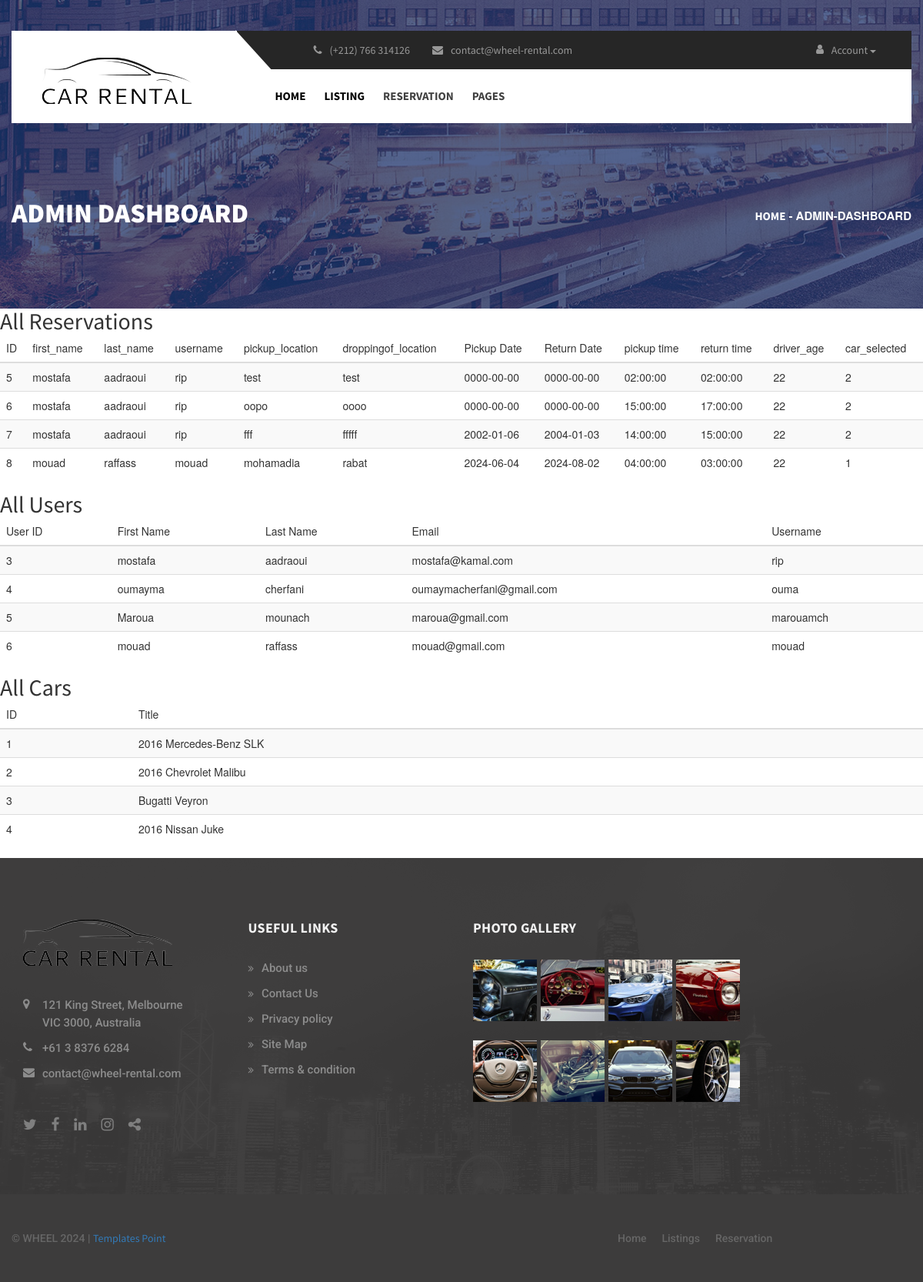
The app's page /admin.php with its own data.
### tables this page shows
CREATE TABLE `reservations` (
  `id` int(11) NOT NULL,
  `first_name` varchar(255) NOT NULL,
  `last_name` varchar(255) NOT NULL,
  `username` varchar(255) NOT NULL,
  `dropping_off_location` varchar(255) NOT NULL,
  `picking_up_location` varchar(255) NOT NULL,
  `pickup_date` date NOT NULL,
  `pickup_time` time NOT NULL,
  `return_date` date NOT NULL,
  `return_time` time NOT NULL,
  `driver_age` int(11) NOT NULL,
  `car_selected` int(11) NOT NULL
);

CREATE TABLE `users` (
  `id` int(11) NOT NULL,
  `first_name` varchar(255) NOT NULL,
  `last_name` varchar(255) NOT NULL,
  `email` varchar(255) NOT NULL,
  `username` varchar(255) NOT NULL,
  `password` varchar(255) NOT NULL
);

CREATE TABLE `cars` (
  `id` int(11) NOT NULL,
  `title` varchar(255) DEFAULT NULL,
  `price` decimal(10,2) DEFAULT NULL,
  `image1` varchar(255) DEFAULT NULL,
  `image2` varchar(255) DEFAULT NULL,
  `storage` int(11) DEFAULT NULL,
  `seats` int(11) DEFAULT NULL,
  `bags` int(11) DEFAULT NULL,
  `mpg` int(11) DEFAULT NULL,
  `airbags` tinyint(1) DEFAULT NULL,
  `transmission` enum('manual','auto') DEFAULT NULL,
  `ac` tinyint(1) DEFAULT NULL,
  `description` text DEFAULT NULL,
  `baby_seat` int(11) DEFAULT 0,
  `doors` int(11) DEFAULT 2,
  `power_steering` tinyint(1) DEFAULT 0,
  `central_locking` tinyint(1) DEFAULT 0,
  `co2_emission` float DEFAULT 0,
  `stereo_radio` varchar(255) DEFAULT '',
  `abs_brakes` tinyint(1) DEFAULT 0,
  `mileage_per_tank` float DEFAULT 0,
  `image3` varchar(255) DEFAULT NULL
);

### admin.php (the view, shortened to what this page needs)
<!DOCTYPE html>
<html lang="en">
<head>
        <link rel="stylesheet" type="text/css" href="assets/css/css_reset.css">
        <link rel="stylesheet" type="text/css" href="assets/css/bootstrap.min.css">
        <link rel="stylesheet" type="text/css" href="assets/css/jquery.datetimepicker.min.css">
        <link rel="stylesheet" href="assets/css/bootstrap-select.min.css">
        <link rel="stylesheet" type="text/css" href="assets/css/loaders.min.css">
        <link rel="stylesheet" type="text/css" href="assets/css/index.css">
    </head>
    <body class="">
<div class="wheel-menu-wrap">
    <div class="container-fluid wheel-bg1">
        <div class="row">
            <div class="col-sm-3">
                <div class="wheel-logo">
                    <a href="index.php" style="width: 300px;"><img src="images/logo3.png" alt=""></a>
                </div>
            </div>
            <div class="col-sm-9 col-xs-12 padd-lr0">
                <div class="wheel-top-menu clearfix">
                    <div class="wheel-top-menu-info">
                        <div class="top-menu-item"><a href="#"><i class="fa fa-phone"></i><span>(+212) 766 314126</span></a></div>
                        <div class="top-menu-item"><a href="#"><i class="fa fa-envelope"></i><span>contact@wheel-rental.com</span></a></div>
                    </div>
                    <?php if (isset($_SESSION['user_id'])) : ?>
                        <div class="wheel-top-menu-log">
                            <div class="top-menu-item">
                                <span style="color: white">Welcome, <?php echo $_SESSION['username']; ?></span>
                            </div>
                            <div class="top-menu-item">
                                <form action="logout.php" method="post">
                                    <button type="submit" class="btn btn-default">Logout</button>
                                </form>
                            </div>
                        </div>
                    <?php else : ?>
                        <div class="wheel-top-menu-log">
                            <div class="top-menu-item">
                                <div class="dropdown wheel-user-ico">
                                    <button class="btn btn-default dropdown-toggle" type="button" data-toggle="dropdown" aria-haspopup="true" aria-expanded="true">
                                        Account
                                        <span class="caret"></span>
                                    </button>
                                </div>
                            </div>
                        </div>
                    <?php endif; ?>
                </div>
            </div>
            <div class="col-sm-9 ">
                <div class="wheel-navigation">
                    <nav id="dl-menu">
                        <ul class="main-menu dl-menu">
                            <li class="menu-item   current-menu-parent menu-item-has-children">
                                <a href="index.php">Home</a>
                            </li>
                            <li class="menu-item current-menu-parent menu-item-has-children  ">
                                <a href="car-list-grid.php"> Listing </a>
                            </li>
                            <li class="menu-item">
                                <a href="reservation1.php"> Reservation</a>
                            </li>
                            <li class="menu-item menu-item-has-children  ">
                                <a href="#">Pages</a>
                            </li>
                        </ul>
                    </nav>
                </div>
            </div>
        </div>
    </div>
</div>
        <div class="wheel-start3">
            <div class="container">
                <div class="row">
                    <div class="col-xs-12 padd-lr0">
                        <div class="wheel-start3-body clearfix marg-lg-t255 marg-lg-b75 marg-sm-t190 marg-xs-b30">
                            <h3>Admin Dashboard</h3>
                            <ol class="breadcrumb">
                                <li><a href="#">Home</a></li>
                                <li class="active">Admin-Dashboard</li>
                            </ol>
                        </div>
                    </div>
                </div>
            </div>
        </div>
                <div class="admin-dashboard">
        <div class="reservations">
            <h2>All Reservations</h2>
            <table class="table table-striped">
                <thead>
                    <tr>
                        <th>ID</th>
                        <th>first_name</th>
                        <th>last_name</th>
                        <th>username</th>
                        <th>pickup_location</th>
                        <th>droppingof_location</th>
                        <th>Pickup Date</th>
                        <th>Return Date</th>
                        <th>pickup time</th>
                        <th>return time</th>
                        <th>driver_age</th>
                        <th>car_selected</th>
                    </tr>
                </thead>
                <tbody>
                    <?php
                    include 'connection.php';
                    $reservations = get_all_reservations();
                    foreach ($reservations as $reservation) {
                        echo "<tr>";
                        echo "<td>" . htmlspecialchars($reservation['id']) . "</td>";
                        echo "<td>" . htmlspecialchars($reservation['first_name']) . "</td>";
                        echo "<td>" . htmlspecialchars($reservation['last_name']) . "</td>";
                        echo "<td>" . htmlspecialchars($reservation['username']) . "</td>";
                        echo "<td>" . htmlspecialchars($reservation['picking_up_location']) . "</td>";
                        echo "<td>" . htmlspecialchars($reservation['dropping_off_location']) . "</td>";
                        echo "<td>" . htmlspecialchars($reservation['pickup_date']) . "</td>";
                        echo "<td>" . htmlspecialchars($reservation['return_date']) . "</td>";
                        echo "<td>" . htmlspecialchars($reservation['pickup_time']) . "</td>";
                        echo "<td>" . htmlspecialchars($reservation['return_time']) . "</td>";
                        echo "<td>" . htmlspecialchars($reservation['driver_age']) . "</td>";
                        echo "<td>" . htmlspecialchars($reservation['car_selected']) . "</td>";
                        echo "</tr>";
                    }
                    function get_all_reservations() {
    global $conn;
    $query = "SELECT id, first_name, last_name, username, dropping_off_location, picking_up_location, pickup_date, pickup_time, return_date, return_time, driver_age, car_selected FROM reservations";
    $result = mysqli_query($conn, $query);
    $reservations = mysqli_fetch_all($result, MYSQLI_ASSOC);
    return $reservations;
}
                    ?>
                </tbody>
            </table>
        </div>
    </div>
<div class="user-information">
    <h2>All Users</h2>
    <table class="table table-striped">
        <thead>
            <tr>
                <th>User ID</th>
                <th>First Name</th>
                <th>Last Name</th>
                <th>Email</th>
                <th>Username</th>
            </tr>
        </thead>
        <tbody>
            <?php
            $users = get_all_users();
            foreach ($users as $user) {
                echo "<tr>";
                echo "<td>" . htmlspecialchars($user['id']) . "</td>";
                echo "<td>" . htmlspecialchars($user['first_name']) . "</td>";
                echo "<td>" . htmlspecialchars($user['last_name']) . "</td>";
                echo "<td>" . htmlspecialchars($user['email']) . "</td>";
                echo "<td>" . htmlspecialchars($user['username']) . "</td>";
                echo "</tr>";
            }
            function get_all_users() {
    global $conn;
    $query = "SELECT id, first_name, last_name, email, username FROM users";
    $result = mysqli_query($conn, $query);
    $users = mysqli_fetch_all($result, MYSQLI_ASSOC);
    return $users;
}
            ?>
        </tbody>
    </table>
</div>
<div class="cars">
    <h2>All Cars</h2>
    <table class="table table-striped">
        <thead>
            <tr>
                <th>ID</th>
                <th>Title</th>
            </tr>
        </thead>
        <tbody>
            <?php
            $cars = get_all_cars();
            foreach ($cars as $car) {
                echo "<tr>";
                echo "<td>" . htmlspecialchars($car['id']) . "</td>";
                echo "<td>" . htmlspecialchars($car['title']) . "</td>";
                echo "</tr>";
            }
            ?>
        </tbody>
    </table>
</div>
<?php
function get_all_cars() {
    global $conn;
    $query = "SELECT id, title FROM cars";
    $result = mysqli_query($conn, $query);
    $cars = mysqli_fetch_all($result, MYSQLI_ASSOC);
    return $cars;
}
?>
       <footer class="wheel-footer">
            <div class="container">
                <div class="row">
                    <div class="col-md-3  col-sm-6  padd-lr0">
                        <div class="wheel-address">
                            <div class="wheel-footer-logo"><a href="#"><img src="images/logo3.png" alt=""></a></div>
                            <ul>
                                <li><span><i class="fa fa-map-marker"></i>121 King Street, Melbourne <br>
                                    VIC 3000, Australia  </span>
                                </li>
                                <li><a href="#"><span><i class="fa fa-phone"></i> +61 3 8376 6284</span></a></li>
                                <li><a href="#"><span><i class="fa fa-envelope"></i>contact@wheel-rental.com</span></a></li>
                            </ul>
                            <div class="wheel-soc">
                                <a href="#" class="fa fa-twitter"></a>
                                <a href="#" class="fa fa-facebook"></a>
                                <a href="#" class="fa fa-linkedin"></a>
                                <a href="#" class="fa fa-instagram"></a>
                                <a href="#" class="fa fa-share-alt"></a>
                            </div>
                        </div>
                    </div>
                    <div class="col-md-3 col-sm-6  padd-lr0">
                        <div class="wheel-footer-item">
                            <h3>Useful Links</h3>
                            <ul>
                                <li><a href="about.html" class="">About us</a></li>
                                <li><a href="contact.html" class="">Contact Us</a></li>
                                <li><a href="#" class="">Privacy policy</a></li>
                                <li><a href="#" class="">Site Map</a></li>
                                <li><a href="#" class="">Terms & condition</a></li>
                            </ul>
                        </div>
                    </div>
                    <div class="col-md-4 col-sm-6 padd-lr0">
                        <div class="wheel-footer-gallery">
                            <h3>Photo Gallery</h3>
                            <div class="  clearfix">
                                <div class="wheel-footer-galery-item"><a href="#"><img src="images/i11.jpg" alt=""></a></div>
                                <div class="wheel-footer-galery-item"><a href="#"><img src="images/i12.jpg" alt=""></a></div>
                                <div class="wheel-footer-galery-item"><a href="#"><img src="images/i13.jpg" alt=""></a></div>
                                <div class="wheel-footer-galery-item"><a href="#"><img src="images/i14.jpg" alt=""></a></div>
                                <div class="wheel-footer-galery-item"><a href="#"><img src="images/i15.jpg" alt=""></a></div>
                                <div class="wheel-footer-galery-item"><a href="#"><img src="images/i16.jpg" alt=""></a></div>
                                <div class="wheel-footer-galery-item"><a href="#"><img src="images/i17.jpg" alt=""></a></div>
                                <div class="wheel-footer-galery-item"><a href="#"><img src="images/i18.jpg" alt=""></a></div>
                            </div>
                        </div>
                    </div>
                </div>
            </div>
        </footer>
        <div class="wheel-footer-info wheel-bg6">
            <div class="container">
                <div class="row">
                    <div class="col-lg-8 col-sm-6  padd-lr0"><span>&#169; WHEEL 2024 | <a href="#">Templates Point</a> </span></div>
                    <div class="col-lg-4 col-sm-6 padd-lr0">
                        <ul>
                            <li><a href="index.php">Home</a></li>
                            <li><a href="car-list-3col2.html"> Listings</a></li>
                            <li><a href="reservation1.html"> Reservation</a></li>
                        </ul>
                    </div>
                </div>
            </div>
        </div>
    </body>
</html>

### records on screen
reservations: id "5", first_name "mostafa", last_name "aadraoui", username "rip", picking_up_location "test", dropping_off_location "test", pickup_date "0000-00-00", return_date "0000-00-00", pickup_time "02:00:00", return_time "02:00:00", driver_age "22", car_selected "2"
reservations: id "6", first_name "mostafa", last_name "aadraoui", username "rip", picking_up_location "oopo", dropping_off_location "oooo", pickup_date "0000-00-00", return_date "0000-00-00", pickup_time "15:00:00", return_time "17:00:00", driver_age "22", car_selected "2"
reservations: id "7", first_name "mostafa", last_name "aadraoui", username "rip", picking_up_location "fff", dropping_off_location "fffff", pickup_date "2002-01-06", return_date "2004-01-03", pickup_time "14:00:00", return_time "15:00:00", driver_age "22", car_selected "2"
reservations: id "8", first_name "mouad", last_name "raffass", username "mouad", picking_up_location "mohamadia", dropping_off_location "rabat", pickup_date "2024-06-04", return_date "2024-08-02", pickup_time "04:00:00", return_time "03:00:00", driver_age "22", car_selected "1"
users: id "3", first_name "mostafa", last_name "aadraoui", email "mostafa@kamal.com", username "rip"
users: id "4", first_name "oumayma", last_name "cherfani", email "oumaymacherfani@gmail.com", username "ouma"
users: id "5", first_name "Maroua", last_name "mounach", email "maroua@gmail.com", username "marouamch"
users: id "6", first_name "mouad", last_name "raffass", email "mouad@gmail.com", username "mouad"
cars: id "1", title "2016 Mercedes-Benz SLK"
cars: id "2", title "2016 Chevrolet Malibu"
cars: id "3", title "Bugatti Veyron"
cars: id "4", title "2016 Nissan Juke"
